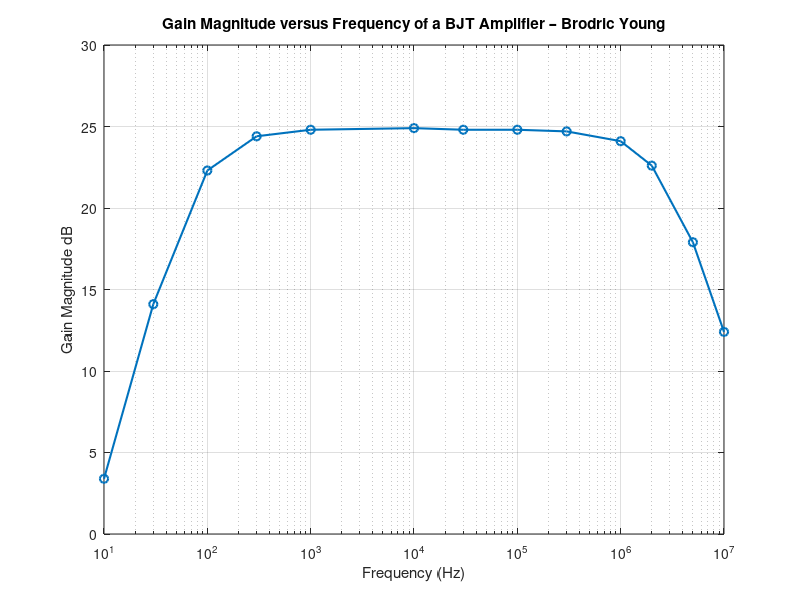

MATLAB code for this plot:
% code generated by ChatGPT

% Frequency values in Hz
frequency = [10, 30, 100, 300, 1e3, 10e3, 30e3, 100e3, 300e3, 1e6, 2e6, 5e6, 10e6]; 

% Magnitude in dB
gain_magnitude_dB = [3.39, 14.1, 22.3, 24.4, 24.8, 24.9, 24.8, 24.8, 24.7, 24.1, 22.6, 17.9, 12.4];

% Plot using semilogx for a logarithmic frequency scale
figure;
semilogx(frequency, gain_magnitude_dB, '-o', 'LineWidth', 1.5, 'MarkerSize', 6);

% Adjust Y-axis limits to give more space
ylim([0 30]);

% Labels and title
xlabel('Frequency (Hz)');
ylabel('Gain Magnitude dB');
title('Gain Magnitude versus Frequency of a BJT Amplifier – Brodric Young');

% Grid for better readability
grid on;
